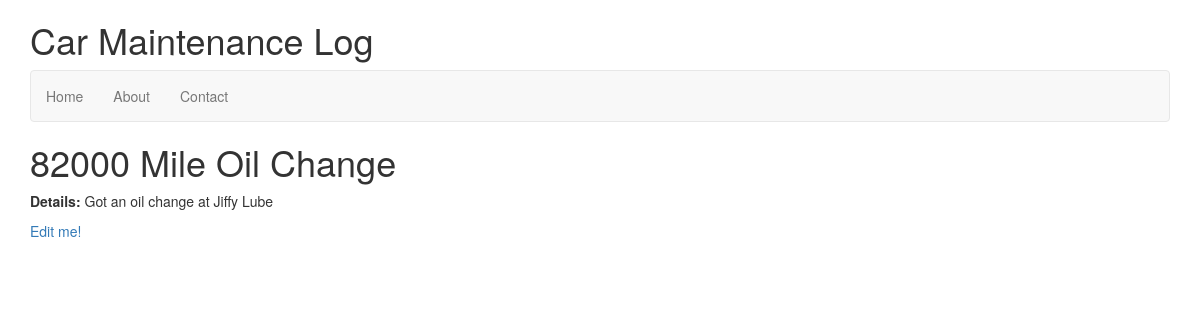
The page /services/82000-mile-oil-change/ on the database its author committed.
### collection/models.py (models this page shows)
class Service(models.Model):
    name = models.CharField(max_length=255)
    description = models.TextField()
    slug = models.SlugField(unique=True)

### collection/views.py (the view)
def service_detail(request, slug):
    service = Service.objects.get(slug=slug)
    return render(request, 'services/service_detail.html', {
        'service': service,
    })

### collection/templates/services/service_detail.html (shortened to what this page needs)
{% extends 'layouts/base.html' %}
{% block content %}
<h1>{{ service.name }}</h2>
<p><strong>Details:</strong> {{ service.description }}</p>
<a href="{% url 'edit_service' slug=service.slug %}">Edit me!</a>
{% endblock %}

### rows shown on the page
Service: name "82000 Mile Oil Change", description "Got an oil change at Jiffy Lube"
